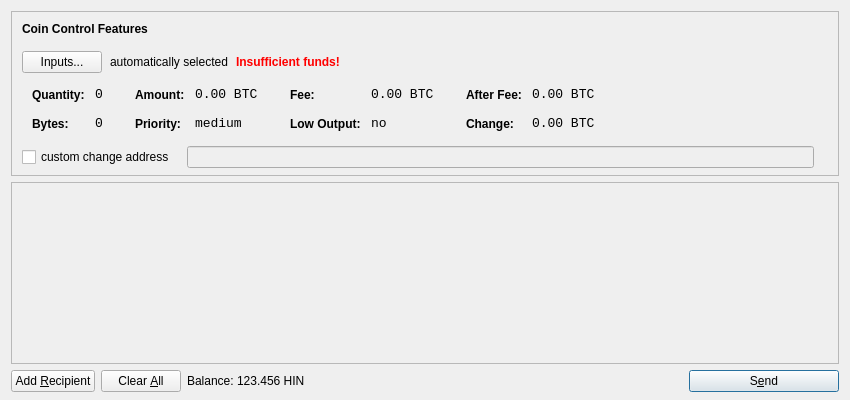
<?xml version="1.0" encoding="UTF-8"?>
<ui version="4.0">
 <class>SendCoinsDialog</class>
 <widget class="QDialog" name="SendCoinsDialog">
  <property name="geometry">
   <rect>
    <x>0</x>
    <y>0</y>
    <width>850</width>
    <height>400</height>
   </rect>
  </property>
  <property name="windowTitle">
   <string>Send Coins</string>
  </property>
  <layout class="QVBoxLayout" name="verticalLayout" stretch="0,1,0">
   <property name="bottomMargin">
    <number>8</number>
   </property>
   <item>
    <widget class="QFrame" name="frameCoinControl">
     <property name="sizePolicy">
      <sizepolicy hsizetype="Expanding" vsizetype="Expanding">
       <horstretch>0</horstretch>
       <verstretch>0</verstretch>
      </sizepolicy>
     </property>
     <property name="maximumSize">
      <size>
       <width>16777215</width>
       <height>16777215</height>
      </size>
     </property>
     <property name="frameShape">
      <enum>QFrame::StyledPanel</enum>
     </property>
     <property name="frameShadow">
      <enum>QFrame::Sunken</enum>
     </property>
     <layout class="QVBoxLayout" name="verticalLayoutCoinControl2">
      <property name="spacing">
       <number>-1</number>
      </property>
      <property name="leftMargin">
       <number>0</number>
      </property>
      <property name="topMargin">
       <number>0</number>
      </property>
      <property name="rightMargin">
       <number>0</number>
      </property>
      <property name="bottomMargin">
       <number>6</number>
      </property>
      <item>
       <layout class="QVBoxLayout" name="verticalLayoutCoinControl" stretch="0,0,0,0,1">
        <property name="spacing">
         <number>0</number>
        </property>
        <property name="leftMargin">
         <number>10</number>
        </property>
        <property name="topMargin">
         <number>10</number>
        </property>
        <item>
         <layout class="QHBoxLayout" name="horizontalLayoutCoinControl1">
          <property name="bottomMargin">
           <number>15</number>
          </property>
          <item>
           <widget class="QLabel" name="labelCoinControlFeatures">
            <property name="sizePolicy">
             <sizepolicy hsizetype="Preferred" vsizetype="Maximum">
              <horstretch>0</horstretch>
              <verstretch>0</verstretch>
             </sizepolicy>
            </property>
            <property name="font">
             <font>
              <weight>75</weight>
              <bold>true</bold>
             </font>
            </property>
            <property name="styleSheet">
             <string notr="true">font-weight:bold;</string>
            </property>
            <property name="text">
             <string>Coin Control Features</string>
            </property>
           </widget>
          </item>
         </layout>
        </item>
        <item>
         <layout class="QHBoxLayout" name="horizontalLayoutCoinControl2" stretch="0,0,0,0">
          <property name="spacing">
           <number>8</number>
          </property>
          <property name="bottomMargin">
           <number>10</number>
          </property>
          <item>
           <widget class="QPushButton" name="pushButtonCoinControl">
            <property name="styleSheet">
             <string notr="true"/>
            </property>
            <property name="text">
             <string>Inputs...</string>
            </property>
           </widget>
          </item>
          <item>
           <widget class="QLabel" name="labelCoinControlAutomaticallySelected">
            <property name="text">
             <string>automatically selected</string>
            </property>
            <property name="margin">
             <number>5</number>
            </property>
           </widget>
          </item>
          <item>
           <widget class="QLabel" name="labelCoinControlInsuffFunds">
            <property name="font">
             <font>
              <weight>75</weight>
              <bold>true</bold>
             </font>
            </property>
            <property name="styleSheet">
             <string notr="true">color:red;font-weight:bold;</string>
            </property>
            <property name="text">
             <string>Insufficient funds!</string>
            </property>
            <property name="margin">
             <number>5</number>
            </property>
           </widget>
          </item>
          <item>
           <spacer name="horizontalSpacerCoinControl">
            <property name="orientation">
             <enum>Qt::Horizontal</enum>
            </property>
            <property name="sizeHint" stdset="0">
             <size>
              <width>40</width>
              <height>1</height>
             </size>
            </property>
           </spacer>
          </item>
         </layout>
        </item>
        <item>
         <widget class="QWidget" name="widgetCoinControl" native="true">
          <property name="sizePolicy">
           <sizepolicy hsizetype="Preferred" vsizetype="Preferred">
            <horstretch>0</horstretch>
            <verstretch>0</verstretch>
           </sizepolicy>
          </property>
          <property name="minimumSize">
           <size>
            <width>0</width>
            <height>0</height>
           </size>
          </property>
          <property name="styleSheet">
           <string notr="true"/>
          </property>
          <layout class="QHBoxLayout" name="horizontalLayoutCoinControl5">
           <property name="margin">
            <number>0</number>
           </property>
           <item>
            <layout class="QHBoxLayout" name="horizontalLayoutCoinControl3" stretch="0,0,0,1">
             <property name="spacing">
              <number>20</number>
             </property>
             <property name="topMargin">
              <number>0</number>
             </property>
             <property name="bottomMargin">
              <number>10</number>
             </property>
             <item>
              <layout class="QFormLayout" name="formLayoutCoinControl1">
               <property name="horizontalSpacing">
                <number>10</number>
               </property>
               <property name="verticalSpacing">
                <number>14</number>
               </property>
               <property name="leftMargin">
                <number>10</number>
               </property>
               <property name="topMargin">
                <number>4</number>
               </property>
               <property name="rightMargin">
                <number>6</number>
               </property>
               <item row="0" column="0">
                <widget class="QLabel" name="labelCoinControlQuantityText">
                 <property name="styleSheet">
                  <string notr="true">font-weight:bold;</string>
                 </property>
                 <property name="text">
                  <string>Quantity:</string>
                 </property>
                 <property name="margin">
                  <number>0</number>
                 </property>
                </widget>
               </item>
               <item row="0" column="1">
                <widget class="QLabel" name="labelCoinControlQuantity">
                 <property name="font">
                  <font>
                   <family>Monospace</family>
                   <pointsize>10</pointsize>
                  </font>
                 </property>
                 <property name="cursor">
                  <cursorShape>IBeamCursor</cursorShape>
                 </property>
                 <property name="contextMenuPolicy">
                  <enum>Qt::ActionsContextMenu</enum>
                 </property>
                 <property name="text">
                  <string notr="true">0</string>
                 </property>
                 <property name="margin">
                  <number>0</number>
                 </property>
                 <property name="textInteractionFlags">
                  <set>Qt::LinksAccessibleByMouse|Qt::TextSelectableByKeyboard|Qt::TextSelectableByMouse</set>
                 </property>
                </widget>
               </item>
               <item row="1" column="0">
                <widget class="QLabel" name="labelCoinControlBytesText">
                 <property name="styleSheet">
                  <string notr="true">font-weight:bold;</string>
                 </property>
                 <property name="text">
                  <string>Bytes:</string>
                 </property>
                </widget>
               </item>
               <item row="1" column="1">
                <widget class="QLabel" name="labelCoinControlBytes">
                 <property name="font">
                  <font>
                   <family>Monospace</family>
                   <pointsize>10</pointsize>
                  </font>
                 </property>
                 <property name="cursor">
                  <cursorShape>IBeamCursor</cursorShape>
                 </property>
                 <property name="contextMenuPolicy">
                  <enum>Qt::ActionsContextMenu</enum>
                 </property>
                 <property name="text">
                  <string notr="true">0</string>
                 </property>
                 <property name="textInteractionFlags">
                  <set>Qt::LinksAccessibleByMouse|Qt::TextSelectableByKeyboard|Qt::TextSelectableByMouse</set>
                 </property>
                </widget>
               </item>
              </layout>
             </item>
             <item>
              <layout class="QFormLayout" name="formLayoutCoinControl2">
               <property name="horizontalSpacing">
                <number>10</number>
               </property>
               <property name="verticalSpacing">
                <number>14</number>
               </property>
               <property name="leftMargin">
                <number>6</number>
               </property>
               <property name="topMargin">
                <number>4</number>
               </property>
               <property name="rightMargin">
                <number>6</number>
               </property>
               <item row="0" column="0">
                <widget class="QLabel" name="labelCoinControlAmountText">
                 <property name="styleSheet">
                  <string notr="true">font-weight:bold;</string>
                 </property>
                 <property name="text">
                  <string>Amount:</string>
                 </property>
                 <property name="margin">
                  <number>0</number>
                 </property>
                </widget>
               </item>
               <item row="0" column="1">
                <widget class="QLabel" name="labelCoinControlAmount">
                 <property name="font">
                  <font>
                   <family>Monospace</family>
                   <pointsize>10</pointsize>
                  </font>
                 </property>
                 <property name="cursor">
                  <cursorShape>IBeamCursor</cursorShape>
                 </property>
                 <property name="contextMenuPolicy">
                  <enum>Qt::ActionsContextMenu</enum>
                 </property>
                 <property name="text">
                  <string notr="true">0.00 BTC</string>
                 </property>
                 <property name="textInteractionFlags">
                  <set>Qt::LinksAccessibleByMouse|Qt::TextSelectableByKeyboard|Qt::TextSelectableByMouse</set>
                 </property>
                </widget>
               </item>
               <item row="1" column="0">
                <widget class="QLabel" name="labelCoinControlPriorityText">
                 <property name="styleSheet">
                  <string notr="true">font-weight:bold;</string>
                 </property>
                 <property name="text">
                  <string>Priority:</string>
                 </property>
                </widget>
               </item>
               <item row="1" column="1">
                <widget class="QLabel" name="labelCoinControlPriority">
                 <property name="font">
                  <font>
                   <family>Monospace</family>
                   <pointsize>10</pointsize>
                  </font>
                 </property>
                 <property name="cursor">
                  <cursorShape>IBeamCursor</cursorShape>
                 </property>
                 <property name="contextMenuPolicy">
                  <enum>Qt::ActionsContextMenu</enum>
                 </property>
                 <property name="text">
                  <string>medium</string>
                 </property>
                 <property name="textInteractionFlags">
                  <set>Qt::LinksAccessibleByMouse|Qt::TextSelectableByKeyboard|Qt::TextSelectableByMouse</set>
                 </property>
                </widget>
               </item>
              </layout>
             </item>
             <item>
              <layout class="QFormLayout" name="formLayoutCoinControl3">
               <property name="horizontalSpacing">
                <number>10</number>
               </property>
               <property name="verticalSpacing">
                <number>14</number>
               </property>
               <property name="leftMargin">
                <number>6</number>
               </property>
               <property name="topMargin">
                <number>4</number>
               </property>
               <property name="rightMargin">
                <number>6</number>
               </property>
               <item row="0" column="0">
                <widget class="QLabel" name="labelCoinControlFeeText">
                 <property name="styleSheet">
                  <string notr="true">font-weight:bold;</string>
                 </property>
                 <property name="text">
                  <string>Fee:</string>
                 </property>
                 <property name="margin">
                  <number>0</number>
                 </property>
                </widget>
               </item>
               <item row="0" column="1">
                <widget class="QLabel" name="labelCoinControlFee">
                 <property name="font">
                  <font>
                   <family>Monospace</family>
                   <pointsize>10</pointsize>
                  </font>
                 </property>
                 <property name="cursor">
                  <cursorShape>IBeamCursor</cursorShape>
                 </property>
                 <property name="contextMenuPolicy">
                  <enum>Qt::ActionsContextMenu</enum>
                 </property>
                 <property name="text">
                  <string notr="true">0.00 BTC</string>
                 </property>
                 <property name="textInteractionFlags">
                  <set>Qt::LinksAccessibleByMouse|Qt::TextSelectableByKeyboard|Qt::TextSelectableByMouse</set>
                 </property>
                </widget>
               </item>
               <item row="1" column="0">
                <widget class="QLabel" name="labelCoinControlLowOutputText">
                 <property name="styleSheet">
                  <string notr="true">font-weight:bold;</string>
                 </property>
                 <property name="text">
                  <string>Low Output:</string>
                 </property>
                </widget>
               </item>
               <item row="1" column="1">
                <widget class="QLabel" name="labelCoinControlLowOutput">
                 <property name="font">
                  <font>
                   <family>Monospace</family>
                   <pointsize>10</pointsize>
                  </font>
                 </property>
                 <property name="cursor">
                  <cursorShape>IBeamCursor</cursorShape>
                 </property>
                 <property name="contextMenuPolicy">
                  <enum>Qt::ActionsContextMenu</enum>
                 </property>
                 <property name="text">
                  <string>no</string>
                 </property>
                 <property name="textInteractionFlags">
                  <set>Qt::LinksAccessibleByMouse|Qt::TextSelectableByKeyboard|Qt::TextSelectableByMouse</set>
                 </property>
                </widget>
               </item>
              </layout>
             </item>
             <item>
              <layout class="QFormLayout" name="formLayoutCoinControl4">
               <property name="horizontalSpacing">
                <number>10</number>
               </property>
               <property name="verticalSpacing">
                <number>14</number>
               </property>
               <property name="leftMargin">
                <number>6</number>
               </property>
               <property name="topMargin">
                <number>4</number>
               </property>
               <property name="rightMargin">
                <number>6</number>
               </property>
               <item row="0" column="0">
                <widget class="QLabel" name="labelCoinControlAfterFeeText">
                 <property name="styleSheet">
                  <string notr="true">font-weight:bold;</string>
                 </property>
                 <property name="text">
                  <string>After Fee:</string>
                 </property>
                 <property name="margin">
                  <number>0</number>
                 </property>
                </widget>
               </item>
               <item row="0" column="1">
                <widget class="QLabel" name="labelCoinControlAfterFee">
                 <property name="font">
                  <font>
                   <family>Monospace</family>
                   <pointsize>10</pointsize>
                  </font>
                 </property>
                 <property name="cursor">
                  <cursorShape>IBeamCursor</cursorShape>
                 </property>
                 <property name="contextMenuPolicy">
                  <enum>Qt::ActionsContextMenu</enum>
                 </property>
                 <property name="text">
                  <string notr="true">0.00 BTC</string>
                 </property>
                 <property name="textInteractionFlags">
                  <set>Qt::LinksAccessibleByMouse|Qt::TextSelectableByKeyboard|Qt::TextSelectableByMouse</set>
                 </property>
                </widget>
               </item>
               <item row="1" column="0">
                <widget class="QLabel" name="labelCoinControlChangeText">
                 <property name="styleSheet">
                  <string notr="true">font-weight:bold;</string>
                 </property>
                 <property name="text">
                  <string>Change:</string>
                 </property>
                </widget>
               </item>
               <item row="1" column="1">
                <widget class="QLabel" name="labelCoinControlChange">
                 <property name="font">
                  <font>
                   <family>Monospace</family>
                   <pointsize>10</pointsize>
                  </font>
                 </property>
                 <property name="cursor">
                  <cursorShape>IBeamCursor</cursorShape>
                 </property>
                 <property name="contextMenuPolicy">
                  <enum>Qt::ActionsContextMenu</enum>
                 </property>
                 <property name="text">
                  <string notr="true">0.00 BTC</string>
                 </property>
                 <property name="textInteractionFlags">
                  <set>Qt::LinksAccessibleByMouse|Qt::TextSelectableByKeyboard|Qt::TextSelectableByMouse</set>
                 </property>
                </widget>
               </item>
              </layout>
             </item>
            </layout>
           </item>
          </layout>
         </widget>
        </item>
        <item>
         <layout class="QHBoxLayout" name="horizontalLayoutCoinControl4" stretch="0,0,0">
          <property name="spacing">
           <number>12</number>
          </property>
          <property name="sizeConstraint">
           <enum>QLayout::SetDefaultConstraint</enum>
          </property>
          <property name="topMargin">
           <number>5</number>
          </property>
          <property name="rightMargin">
           <number>5</number>
          </property>
          <item>
           <widget class="QCheckBox" name="checkBoxCoinControlChange">
            <property name="text">
             <string>custom change address</string>
            </property>
           </widget>
          </item>
          <item>
           <widget class="QLineEdit" name="lineEditCoinControlChange">
            <property name="enabled">
             <bool>false</bool>
            </property>
            <property name="sizePolicy">
             <sizepolicy hsizetype="Expanding" vsizetype="Fixed">
              <horstretch>0</horstretch>
              <verstretch>0</verstretch>
             </sizepolicy>
            </property>
           </widget>
          </item>
          <item>
           <widget class="QLabel" name="labelCoinControlChangeLabel">
            <property name="sizePolicy">
             <sizepolicy hsizetype="Preferred" vsizetype="Expanding">
              <horstretch>0</horstretch>
              <verstretch>0</verstretch>
             </sizepolicy>
            </property>
            <property name="minimumSize">
             <size>
              <width>0</width>
              <height>0</height>
             </size>
            </property>
            <property name="text">
             <string/>
            </property>
            <property name="margin">
             <number>3</number>
            </property>
           </widget>
          </item>
         </layout>
        </item>
        <item>
         <spacer name="verticalSpacerCoinControl">
          <property name="orientation">
           <enum>Qt::Vertical</enum>
          </property>
          <property name="sizeHint" stdset="0">
           <size>
            <width>800</width>
            <height>1</height>
           </size>
          </property>
         </spacer>
        </item>
       </layout>
      </item>
     </layout>
    </widget>
   </item>
   <item>
    <widget class="QScrollArea" name="scrollArea">
     <property name="widgetResizable">
      <bool>true</bool>
     </property>
     <widget class="QWidget" name="scrollAreaWidgetContents">
      <property name="geometry">
       <rect>
        <x>0</x>
        <y>0</y>
        <width>830</width>
        <height>165</height>
       </rect>
      </property>
      <layout class="QVBoxLayout" name="verticalLayout_2">
       <property name="margin">
        <number>0</number>
       </property>
       <item>
        <layout class="QVBoxLayout" name="entries">
         <property name="spacing">
          <number>6</number>
         </property>
        </layout>
       </item>
       <item>
        <spacer name="verticalSpacer">
         <property name="orientation">
          <enum>Qt::Vertical</enum>
         </property>
         <property name="sizeHint" stdset="0">
          <size>
           <width>20</width>
           <height>40</height>
          </size>
         </property>
        </spacer>
       </item>
      </layout>
     </widget>
    </widget>
   </item>
   <item>
    <layout class="QHBoxLayout" name="horizontalLayout">
     <item>
      <widget class="QPushButton" name="addButton">
       <property name="toolTip">
        <string>Send to multiple recipients at once</string>
       </property>
       <property name="text">
        <string>Add &amp;Recipient</string>
       </property>
       <property name="icon">
        <iconset resource="../bitcoin.qrc">
         <normaloff>:/icons/add</normaloff>:/icons/add</iconset>
       </property>
       <property name="autoDefault">
        <bool>false</bool>
       </property>
      </widget>
     </item>
     <item>
      <widget class="QPushButton" name="clearButton">
       <property name="sizePolicy">
        <sizepolicy hsizetype="Minimum" vsizetype="Fixed">
         <horstretch>0</horstretch>
         <verstretch>0</verstretch>
        </sizepolicy>
       </property>
       <property name="toolTip">
        <string>Remove all transaction fields</string>
       </property>
       <property name="text">
        <string>Clear &amp;All</string>
       </property>
       <property name="icon">
        <iconset resource="../bitcoin.qrc">
         <normaloff>:/icons/remove</normaloff>:/icons/remove</iconset>
       </property>
       <property name="autoRepeatDelay">
        <number>300</number>
       </property>
       <property name="autoDefault">
        <bool>false</bool>
       </property>
      </widget>
     </item>
     <item>
      <layout class="QHBoxLayout" name="horizontalLayout_2">
       <property name="spacing">
        <number>3</number>
       </property>
       <item>
        <widget class="QLabel" name="label">
         <property name="text">
          <string>Balance:</string>
         </property>
        </widget>
       </item>
       <item>
        <widget class="QLabel" name="labelBalance">
         <property name="cursor">
          <cursorShape>IBeamCursor</cursorShape>
         </property>
         <property name="text">
          <string>123.456 HIN</string>
         </property>
         <property name="textInteractionFlags">
          <set>Qt::LinksAccessibleByMouse|Qt::TextSelectableByKeyboard|Qt::TextSelectableByMouse</set>
         </property>
        </widget>
       </item>
      </layout>
     </item>
     <item>
      <spacer name="horizontalSpacer">
       <property name="orientation">
        <enum>Qt::Horizontal</enum>
       </property>
       <property name="sizeHint" stdset="0">
        <size>
         <width>40</width>
         <height>20</height>
        </size>
       </property>
      </spacer>
     </item>
     <item>
      <widget class="QPushButton" name="sendButton">
       <property name="minimumSize">
        <size>
         <width>150</width>
         <height>0</height>
        </size>
       </property>
       <property name="toolTip">
        <string>Confirm the send action</string>
       </property>
       <property name="text">
        <string>S&amp;end</string>
       </property>
       <property name="icon">
        <iconset resource="../bitcoin.qrc">
         <normaloff>:/icons/send</normaloff>:/icons/send</iconset>
       </property>
       <property name="default">
        <bool>true</bool>
       </property>
      </widget>
     </item>
    </layout>
   </item>
  </layout>
 </widget>
 <resources>
  <include location="../bitcoin.qrc"/>
 </resources>
 <connections/>
</ui>
